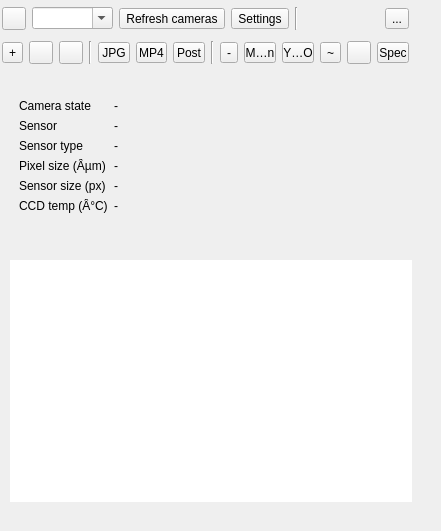
<?xml version="1.0" encoding="UTF-8"?>
<ui version="4.0">
 <class>CameraGUI</class>
 <widget class="RollupContents" name="CameraGUI">
  <property name="geometry">
   <rect>
    <x>0</x>
    <y>0</y>
    <width>441</width>
    <height>531</height>
   </rect>
  </property>
  <property name="sizePolicy">
   <sizepolicy hsizetype="Expanding" vsizetype="Expanding">
    <horstretch>0</horstretch>
    <verstretch>0</verstretch>
   </sizepolicy>
  </property>
  <property name="windowTitle">
   <string>Camera</string>
  </property>
  <widget class="QWidget" name="settingsContainer" native="true">
   <property name="geometry">
    <rect>
     <x>0</x>
     <y>0</y>
     <width>411</width>
     <height>71</height>
    </rect>
   </property>
   <property name="windowTitle">
    <string>Settings</string>
   </property>
   <layout class="QVBoxLayout" name="verticalLayout">
    <property name="leftMargin">
     <number>2</number>
    </property>
    <property name="topMargin">
     <number>2</number>
    </property>
    <property name="rightMargin">
     <number>2</number>
    </property>
    <property name="bottomMargin">
     <number>2</number>
    </property>
    <item>
     <layout class="QHBoxLayout" name="horizontalLayout">
      <item>
       <widget class="ButtonSwitch" name="startStop">
        <property name="toolTip">
         <string>Start/stop measurements</string>
        </property>
        <property name="text">
         <string/>
        </property>
        <property name="icon">
         <iconset resource="../../../sdrgui/resources/res.qrc">
          <normaloff>:/play.png</normaloff>
          <normalon>:/stop.png</normalon>:/play.png</iconset>
        </property>
       </widget>
      </item>
      <item>
       <widget class="QComboBox" name="cameraCombo">
        <property name="sizePolicy">
         <sizepolicy hsizetype="Expanding" vsizetype="Fixed">
          <horstretch>0</horstretch>
          <verstretch>0</verstretch>
         </sizepolicy>
        </property>
        <property name="editable">
         <bool>true</bool>
        </property>
       </widget>
      </item>
      <item>
       <widget class="QToolButton" name="refreshCamerasButton">
        <property name="text">
         <string>Refresh cameras</string>
        </property>
        <property name="icon">
         <iconset resource="../../../sdrgui/resources/res.qrc">
          <normaloff>:/recycle.png</normaloff>:/recycle.png</iconset>
        </property>
       </widget>
      </item>
      <item>
       <widget class="QToolButton" name="cameraSettingsButton">
        <property name="toolTip">
         <string>Open camera and post-processing settings</string>
        </property>
        <property name="text">
         <string>Settings</string>
        </property>
        <property name="icon">
         <iconset resource="../../../sdrgui/resources/res.qrc">
          <normaloff>:/gear.png</normaloff>:/gear.png</iconset>
        </property>
       </widget>
      </item>
      <item>
       <widget class="Line" name="line_2">
        <property name="orientation">
         <enum>Qt::Orientation::Vertical</enum>
        </property>
       </widget>
      </item>
      <item>
       <spacer name="horizontalSpacer_2">
        <property name="orientation">
         <enum>Qt::Orientation::Horizontal</enum>
        </property>
        <property name="sizeHint" stdset="0">
         <size>
          <width>40</width>
          <height>20</height>
         </size>
        </property>
       </spacer>
      </item>
      <item>
       <widget class="QToolButton" name="audioMute">
        <property name="toolTip">
         <string>Left: Mute/Unmute audio Right: select audio output device</string>
        </property>
        <property name="text">
         <string>...</string>
        </property>
        <property name="icon">
         <iconset resource="../../../sdrgui/resources/res.qrc">
          <normaloff>:/sound_on.png</normaloff>
          <normalon>:/sound_off.png</normalon>:/sound_on.png</iconset>
        </property>
        <property name="checkable">
         <bool>true</bool>
        </property>
       </widget>
      </item>
     </layout>
    </item>
    <item>
     <layout class="QHBoxLayout" name="horizontalLayout_2">
      <item>
       <widget class="QToolButton" name="zoomInButton">
        <property name="toolTip">
         <string>Zoom in</string>
        </property>
        <property name="text">
         <string>+</string>
        </property>
        <property name="icon">
         <iconset resource="../../../sdrgui/resources/res.qrc">
          <normaloff>:/zoomin.png</normaloff>:/zoomin.png</iconset>
        </property>
       </widget>
      </item>
      <item>
       <widget class="QToolButton" name="zoomOutButton">
        <property name="toolTip">
         <string>Zoom out</string>
        </property>
        <property name="text">
         <string/>
        </property>
        <property name="icon">
         <iconset resource="../../../sdrgui/resources/res.qrc">
          <normaloff>:/zoomout.png</normaloff>:/zoomout.png</iconset>
        </property>
       </widget>
      </item>
      <item>
       <widget class="QToolButton" name="fitInViewButton">
        <property name="toolTip">
         <string>Fit image in view</string>
        </property>
        <property name="text">
         <string/>
        </property>
        <property name="icon">
         <iconset resource="../../../sdrgui/resources/res.qrc">
          <normaloff>:/zoomall.png</normaloff>:/zoomall.png</iconset>
        </property>
       </widget>
      </item>
      <item>
       <widget class="Line" name="line">
        <property name="orientation">
         <enum>Qt::Orientation::Vertical</enum>
        </property>
       </widget>
      </item>
      <item>
       <widget class="QToolButton" name="saveImageCheck">
        <property name="text">
         <string>JPG</string>
        </property>
        <property name="icon">
         <iconset resource="../../../sdrgui/resources/res.qrc">
          <normaloff>:/picture.png</normaloff>:/picture.png</iconset>
        </property>
        <property name="checkable">
         <bool>true</bool>
        </property>
       </widget>
      </item>
      <item>
       <widget class="QToolButton" name="saveVideoCheck">
        <property name="text">
         <string>MP4</string>
        </property>
        <property name="icon">
         <iconset resource="../../../sdrgui/resources/res.qrc">
          <normaloff>:/camera.png</normaloff>:/camera.png</iconset>
        </property>
        <property name="checkable">
         <bool>true</bool>
        </property>
       </widget>
      </item>
      <item>
       <widget class="ButtonSwitch" name="videoPostProcessButton">
        <property name="toolTip">
         <string>Record post-processed video (when off, raw frames are recorded)</string>
        </property>
        <property name="text">
         <string>Post</string>
        </property>
        <property name="checkable">
         <bool>true</bool>
        </property>
       </widget>
      </item>
      <item>
       <widget class="Line" name="line_3">
        <property name="orientation">
         <enum>Qt::Orientation::Vertical</enum>
        </property>
       </widget>
      </item>
      <item>
       <widget class="ButtonSwitch" name="diffMaskButton">
        <property name="toolTip">
         <string>Show differences from previous image</string>
        </property>
        <property name="text">
         <string>-</string>
        </property>
       </widget>
      </item>
      <item>
       <widget class="ButtonSwitch" name="motionDetectButton">
        <property name="toolTip">
         <string>Detect motion using background subtractor</string>
        </property>
        <property name="text">
         <string>Motion</string>
        </property>
       </widget>
      </item>
      <item>
       <widget class="ButtonSwitch" name="yoloButton">
        <property name="toolTip">
         <string>Run YOLO object detection on each frame</string>
        </property>
        <property name="text">
         <string>YOLO</string>
        </property>
       </widget>
      </item>
      <item>
       <widget class="ButtonSwitch" name="invertColorsButton">
        <property name="toolTip">
         <string>Invert colours</string>
        </property>
        <property name="text">
         <string>~</string>
        </property>
       </widget>
      </item>
      <item>
       <widget class="ButtonSwitch" name="overlayDateTimeButton">
        <property name="toolTip">
         <string>Overlay date and time</string>
        </property>
        <property name="text">
         <string/>
        </property>
        <property name="icon">
         <iconset resource="../../../sdrgui/resources/res.qrc">
          <normaloff>:/info.png</normaloff>:/info.png</iconset>
        </property>
       </widget>
      </item>
      <item>
       <widget class="ButtonSwitch" name="spectrumOverlayButton">
        <property name="toolTip">
         <string>Overlay spectrum view on post-processed image</string>
        </property>
        <property name="text">
         <string>Spec</string>
        </property>
        <property name="icon">
         <iconset resource="../../../sdrgui/resources/res.qrc">
          <normaloff>:/carrier.png</normaloff>:/carrier.png</iconset>
        </property>
       </widget>
      </item>
      <item>
       <spacer name="horizontalSpacer">
        <property name="orientation">
         <enum>Qt::Orientation::Horizontal</enum>
        </property>
        <property name="sizeHint" stdset="0">
         <size>
          <width>40</width>
          <height>20</height>
         </size>
        </property>
       </spacer>
      </item>
     </layout>
    </item>
   </layout>
  </widget>
  <widget class="QWidget" name="statusContainer" native="true">
   <property name="geometry">
    <rect>
     <x>10</x>
     <y>90</y>
     <width>401</width>
     <height>162</height>
    </rect>
   </property>
   <layout class="QHBoxLayout" name="statusContainerLayout">
    <item>
     <widget class="QWidget" name="alpacaStatusGroup" native="true">
      <layout class="QFormLayout" name="alpacaStatusLayout">
       <item row="0" column="0">
        <widget class="QLabel" name="cameraStateTextLabel">
         <property name="text">
          <string>Camera state</string>
         </property>
        </widget>
       </item>
       <item row="0" column="1">
        <widget class="QLabel" name="cameraStateLabel">
         <property name="text">
          <string>-</string>
         </property>
        </widget>
       </item>
       <item row="1" column="0">
        <widget class="QLabel" name="sensorNameTextLabel">
         <property name="text">
          <string>Sensor</string>
         </property>
        </widget>
       </item>
       <item row="1" column="1">
        <widget class="QLabel" name="sensorNameLabel">
         <property name="text">
          <string>-</string>
         </property>
        </widget>
       </item>
       <item row="2" column="0">
        <widget class="QLabel" name="sensorTypeTextLabel">
         <property name="text">
          <string>Sensor type</string>
         </property>
        </widget>
       </item>
       <item row="2" column="1">
        <widget class="QLabel" name="sensorTypeLabel">
         <property name="text">
          <string>-</string>
         </property>
        </widget>
       </item>
       <item row="3" column="0">
        <widget class="QLabel" name="pixelSizeTextLabel">
         <property name="text">
          <string>Pixel size (Âµm)</string>
         </property>
        </widget>
       </item>
       <item row="3" column="1">
        <widget class="QLabel" name="pixelSizeLabel">
         <property name="text">
          <string>-</string>
         </property>
        </widget>
       </item>
       <item row="4" column="0">
        <widget class="QLabel" name="cameraSizeTextLabel">
         <property name="text">
          <string>Sensor size (px)</string>
         </property>
        </widget>
       </item>
       <item row="4" column="1">
        <widget class="QLabel" name="cameraSizeLabel">
         <property name="text">
          <string>-</string>
         </property>
        </widget>
       </item>
       <item row="5" column="0">
        <widget class="QLabel" name="ccdTempTextLabel">
         <property name="text">
          <string>CCD temp (Â°C)</string>
         </property>
        </widget>
       </item>
       <item row="5" column="1">
        <widget class="QLabel" name="ccdTempLabel">
         <property name="text">
          <string>-</string>
         </property>
        </widget>
       </item>
      </layout>
     </widget>
    </item>
   </layout>
  </widget>
  <widget class="QWidget" name="imageContainer" native="true">
   <property name="geometry">
    <rect>
     <x>10</x>
     <y>260</y>
     <width>402</width>
     <height>242</height>
    </rect>
   </property>
   <property name="sizePolicy">
    <sizepolicy hsizetype="Expanding" vsizetype="Expanding">
     <horstretch>0</horstretch>
     <verstretch>0</verstretch>
    </sizepolicy>
   </property>
   <layout class="QVBoxLayout" name="imageContainerLayout">
    <property name="leftMargin">
     <number>0</number>
    </property>
    <property name="topMargin">
     <number>0</number>
    </property>
    <property name="rightMargin">
     <number>0</number>
    </property>
    <property name="bottomMargin">
     <number>0</number>
    </property>
    <item>
     <widget class="QGraphicsView" name="imageView">
      <property name="sizePolicy">
       <sizepolicy hsizetype="Expanding" vsizetype="Expanding">
        <horstretch>0</horstretch>
        <verstretch>0</verstretch>
       </sizepolicy>
      </property>
      <property name="minimumSize">
       <size>
        <width>400</width>
        <height>220</height>
       </size>
      </property>
      <property name="frameShape">
       <enum>QFrame::Shape::NoFrame</enum>
      </property>
      <property name="alignment">
       <set>Qt::AlignmentFlag::AlignCenter</set>
      </property>
     </widget>
    </item>
   </layout>
  </widget>
 </widget>
 <customwidgets>
  <customwidget>
   <class>RollupContents</class>
   <extends>QWidget</extends>
   <header>gui/rollupcontents.h</header>
   <container>1</container>
  </customwidget>
  <customwidget>
   <class>ButtonSwitch</class>
   <extends>QToolButton</extends>
   <header>gui/buttonswitch.h</header>
  </customwidget>
 </customwidgets>
 <resources>
  <include location="../../../sdrgui/resources/res.qrc"/>
 </resources>
 <connections/>
</ui>
